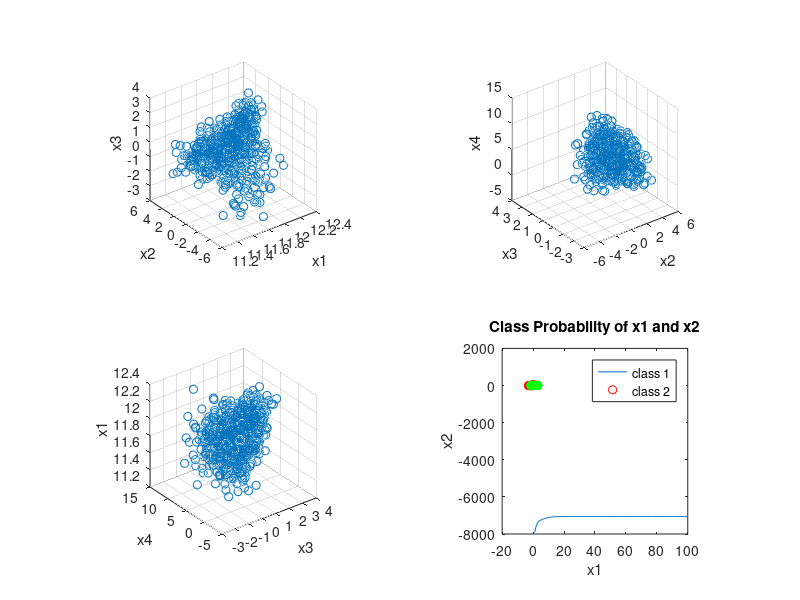

Source code (MATLAB):
%A4E3_1
X = load('a011_mixdata.txt', '-ASCII');
%%

%%
subplot(2,2,1)
scatter3(X(:,1), X(:,2), X(:,3))
xlabel('x1')
ylabel('x2')
zlabel('x3')
axis square

subplot(2,2,2)
scatter3(X(:,2), X(:,3), X(:,4))
xlabel('x2')
ylabel('x3')
zlabel('x4')
axis square

subplot(2,2,3)
scatter3(X(:,3), X(:,4),X(:,1))
xlabel('x3')
ylabel('x4')
zlabel('x1')
axis square

subplot(2,2,4)
scatter3(X(:,1), X(:,2), X(:,4))
xlabel('x1')
ylabel('x2')
zlabel('x4')
axis square
%%
%A4E3_2
clc
clearvars -except X
N = length(X); % number of samples
K = 2; % number of classes
PI = 1/K * ones(1,K); % a priori equal mixing coefficiens
% Initialize the means ??k to random values around the sample mean of each variable
MU = zeros(K, 4);
SIGMA = repmat(eye(4),1,1,K);
for j=1:K
    MU(j, :) = [mean(X(:,1)) + rand, mean(X(:,2)) + rand, mean(X(:,3)) + rand, mean(X(:,4)) + rand];
    SIGMA(:, :, j) = eye(4).*(4*rand(4)+2);
end

% 1. evaluate the initial value of the log likelihood - Bishop eq(9.28)
likelihood = 0;
for j=1:K
    likelihood_i = PI(j) * mvnpdf(X, MU(j,:), SIGMA(:, :, j));
    likelihood = likelihood + likelihood_i;
end
total_log_likelihood = sum(log(likelihood));

total_log_likelihood


%%
iterations = 100;
store_log_likelihoods = zeros(1, iterations);
GAMMA = zeros(N, K); % responsibilities

for step=1:iterations
    step
    % 2. Evaluate the responsibilities using the current parameter values -
    % Bishop eq(9.23)
    
    for j=1:K
        p_x = PI(j)*mvnpdf(X, MU(j, :), SIGMA(:, :, j));% top in 9.23
        total_p_x = 0;
%         bot in 9.23
        for l=1:K
            p_x_tmp = PI(l)*mvnpdf(X, MU(l, :), SIGMA(:, :, l));
            total_p_x = total_p_x + p_x_tmp;
        end
        GAMMA(:,j) = p_x ./ total_p_x;
    end

    % 3. Re-estimate the parameters using current responsibilities
    % Bishop eqs(9.24 - 9.27)
    for j=1:K
        N_k = sum(GAMMA(:,j));
        mu_new =  GAMMA(:,j)'*X;
        MU(j,:) = 1/N_k.* mu_new;
        sigma_new_all = zeros(4, 4);
        for i=1:N
            sigma_new = GAMMA(i,j).*( (X(i,:)-MU(j, :))' * (X(i,:)-MU(j, :)) ) ;
            sigma_new_all = sigma_new_all + sigma_new;
        end
        SIGMA(:, :, j) = 1/N_k * sigma_new_all;
        PI(j) = N_k/N;
    end
 
    % 4. Evaluate log likelihood
    likelihood = 0;
    for j=1:K
        likelihood_i = PI(j) * mvnpdf(X, MU(j,:), SIGMA(:, :, j));
        likelihood = likelihood + likelihood_i;
    end
    total_log_likelihood = sum(log(likelihood));

%     total_log_likelihood
    store_log_likelihoods(step) = total_log_likelihood;
end

plot(store_log_likelihoods)
%%
probability = zeros(N, 1);
classes = zeros(N, 1);

for i = 1:K
    predictions = mvnpdf(X, MU(i,:), SIGMA(:,:,i));
    classes(predictions > probability) = i;
    probability(predictions > probability) = predictions(predictions > probability);
end
color = 'rgbkcym';

hold on
for i = 1:K
    matches = X(classes == i, :);
    plot(matches(:, 3), matches(:,2), [color(i) 'o'])
    axis square
end
xlabel('x1')
ylabel('x2')
title('Class Probability of x1 and x2')
legend('class 1', 'class 2')
hold off
%%
X1 = [];
X2 = [];

for i=1:N
   if GAMMA(i, 1) >  GAMMA(i, 2)
       X1 = [X1; X(i, :)];
   else
       X2 = [X2; X(i, :)];
   end
end
rho_1 = SIGMA(1:2, 3:4, 1) ./ sqrt( var(X1(:,1)) * var(X1(:,2)));
rho_2 = SIGMA(1:2, 3:4, 2) ./ sqrt( var(X2(:,1)) * var(X2(:,2)));
%%
